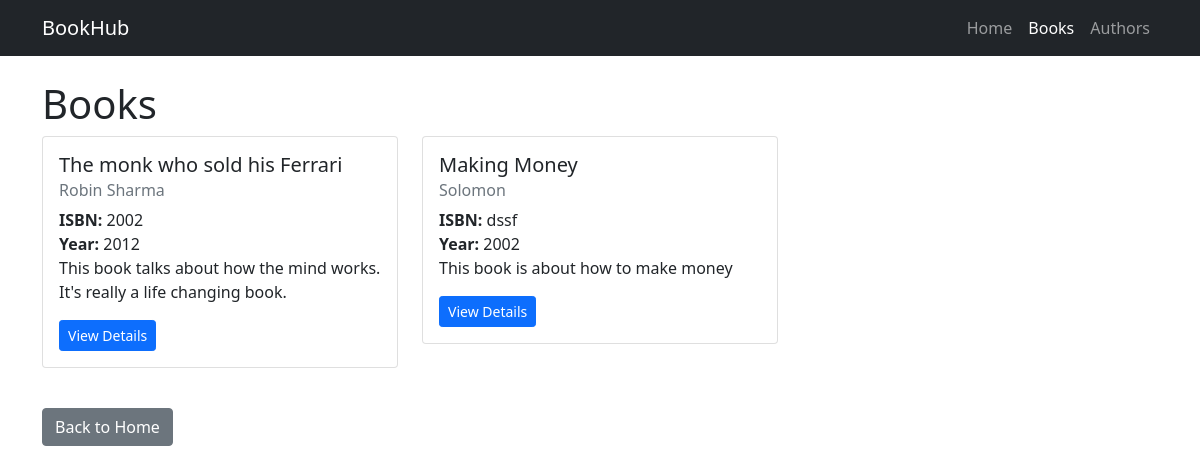
The page /books/ on the database its author committed.
### core/models.py (models this page shows, shortened)
class Book(models.Model):
    title = models.CharField(max_length=200)
    author = models.ForeignKey(Author, on_delete=models.CASCADE, related_name='books')
    isbn = models.CharField(max_length=13, unique=True)
    publication_year = models.IntegerField()
    description = models.TextField(blank=True)
    cover_image = models.ImageField(upload_to=book_cover_path, blank=True, null=True)
    created_at = models.DateTimeField(auto_now_add=True)
    updated_at = models.DateTimeField(auto_now=True)
    objects = BookManager()
    class Meta:
        ordering = ['-created_at']

class Author(models.Model):
    name = models.CharField(max_length=200)
    bio = models.TextField(blank=True)
    birth_date = models.DateField(null=True, blank=True)

### core/views.py (the view)
# urls.py: path('books/', views.BookListView.as_view(), name='book-list'),
class BookListView(ListView):  # Class-based view to list books
    model = Book  # Use the Book model
    template_name = 'core/book_list.html'  # Template to render
    context_object_name = 'books'  # Name used in the template
    paginate_by = 12  # Show 12 books per page

### core/templates/core/book_list.html (shortened to what this page needs)
<!DOCTYPE html>
<html>
<head>
    <link href="https://cdn.jsdelivr.net/npm/bootstrap@5.1.3/dist/css/bootstrap.min.css" rel="stylesheet">
</head>
<body>
    <nav class="navbar navbar-expand-lg navbar-dark bg-dark">
        <div class="container">
            <a class="navbar-brand" href="/">BookHub</a>
            <div class="navbar-nav">
                <a class="nav-link" href="/">Home</a>
                <a class="nav-link active" href="/books/">Books</a>
                <a class="nav-link" href="/authors/">Authors</a>
            </div>
        </div>
    </nav>
    <div class="container mt-4">
        <h1>Books</h1>
        {% if books %}
            <div class="row">
                {% for book in books %}
                <div class="col-md-4 mb-4">
                    <div class="card">
                        <div class="card-body">
                            <h5 class="card-title">{{ book.title }}</h5>
                            <h6 class="card-subtitle mb-2 text-muted">{{ book.author.name }}</h6>
                            <p class="card-text">
                                <strong>ISBN:</strong> {{ book.isbn }}<br>
                                <strong>Year:</strong> {{ book.publication_year }}<br>
                                {% if book.description %}
                                    {{ book.description|truncatewords:20 }}
                                {% endif %}
                            </p>
                            <a href="/books/{{ book.id }}/" class="btn btn-primary btn-sm">View Details</a>
                        </div>
                    </div>
                </div>
                {% endfor %}
            </div>
        {% else %}
            <div class="alert alert-info">
                <p>No books available yet. <a href="/admin/core/book/add/">Add some books in the admin panel</a>.</p>
            </div>
        {% endif %}
        <a href="/" class="btn btn-secondary mt-3">Back to Home</a>
    </div>
</body>
</html>

### rows shown on the page
Book: title "The monk who sold his Ferrari", author.name "Robin Sharma", isbn "2002", publication_year "2012", description "This book talks about how the mind works. It's really a life changing book."
Book: title "Making Money", author.name "Solomon", isbn "dssf", publication_year "2002", description "This book is about how to make money"
